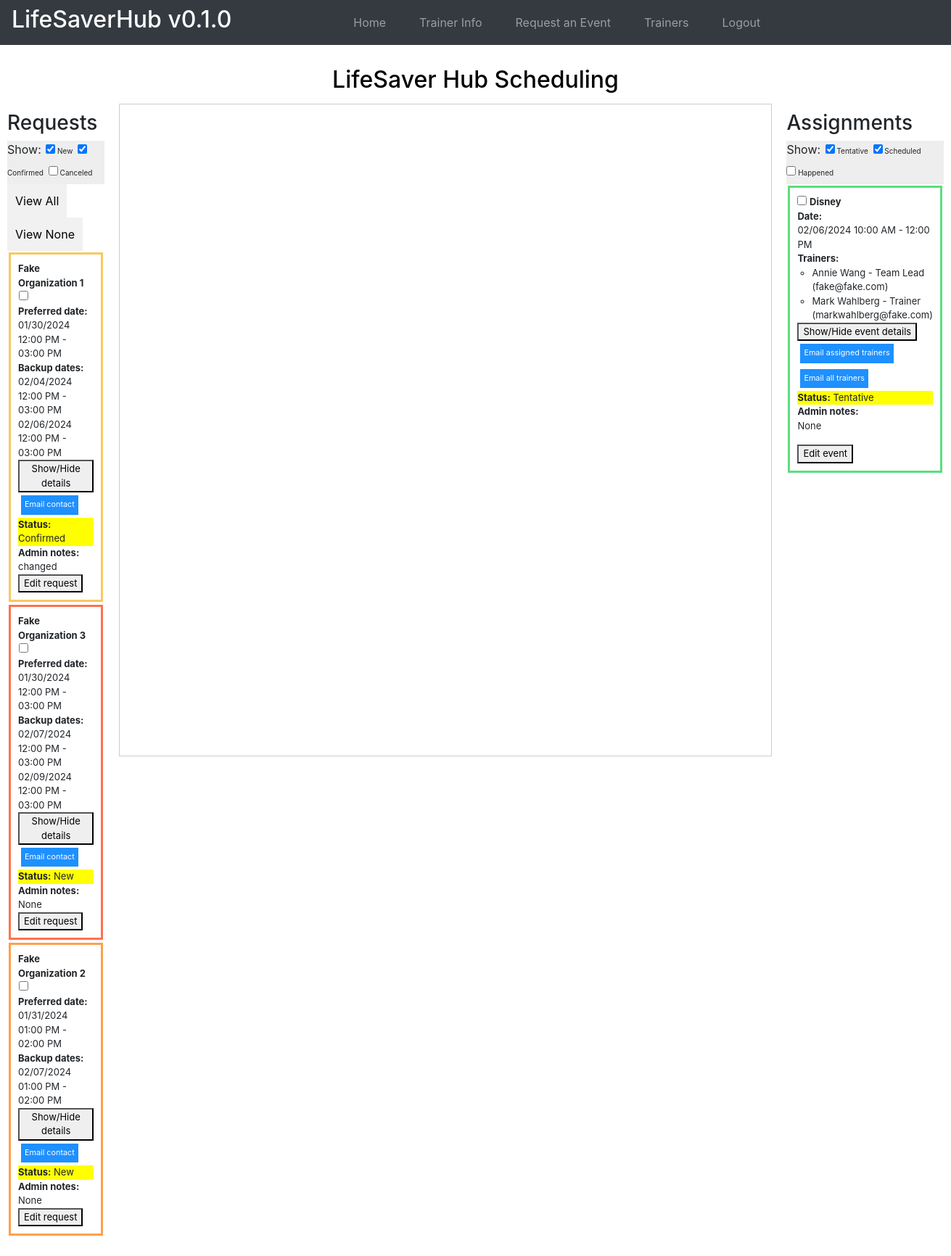
Screenshot of / (signed in) with the database file from the repository.
### website/models.py (models this page shows)
class Event(db.Model):
    id = db.Column(db.Integer, primary_key=True)
    name = db.Column(db.String(50))
    email = db.Column(db.String(50))
    phone = db.Column(db.String(16))
    title = db.Column(db.String(50))
    training_types = db.Column(db.String(500))
    preferred_date = db.relationship('EventDate', secondary=preferred_event_date_association)
    backup_dates = db.relationship('EventDate', secondary=event_date_association)
    mission = db.Column(db.String(500))
    num_learners = db.Column(db.Integer)
    learners = db.Column(db.String(500))
    place = db.Column(db.String(500))
    chairs_tables = db.Column(db.String(300))
    cultural = db.Column(db.String(500))
    content_concerns = db.Column(db.String(500))
    music = db.Column(db.String(300))
    photos = db.Column(db.String(200))
    other_info = db.Column(db.String(1500))
    status = db.Column(db.String(100))
    admin_notes = db.Column(db.String(500))
    assignments = db.relationship('Assignment', backref = 'event', cascade = 'all, delete-orphan', lazy = 'dynamic')

class EventDate(db.Model):
    id = db.Column(db.Integer, primary_key=True)
    start_date = db.Column(db.DateTime(timezone=True))
    end_date = db.Column(db.DateTime(timezone=True))
    formatted_start_date = db.Column(db.String(100))
    formatted_end_time = db.Column(db.String(100))
    iso_formatted_start_date = db.Column(db.String(100))
    iso_formatted_end_date = db.Column(db.String(100))

class Assignment(db.Model):
    id = db.Column(db.Integer, primary_key=True)
    start_date = db.Column(db.DateTime(timezone=True))
    end_date = db.Column(db.DateTime(timezone=True))
    formatted_start_date = db.Column(db.String(100))
    formatted_end_time = db.Column(db.String(100))
    event_id = db.Column(db.Integer, db.ForeignKey('event.id'),
        nullable=False)
    trainer_id = db.Column(db.Integer, db.ForeignKey('trainer.id'),
        nullable=False)
    trainer_status = db.Column(db.String(50))
    isLead = db.Column(db.Boolean,default=False)

class Trainer(db.Model):
    id = db.Column(db.Integer, primary_key=True)
    name = db.Column(db.String(50))
    nickname = db.Column(db.String(50))
    date_of_birth = db.Column(db.Date)
    pronouns = db.Column(db.String(50))
    race_ethnicity = db.Column(db.String(100))
    how_did_you_hear = db.Column(db.String(200))
    phone = db.Column(db.String(16))
    text_or_call = db.Column(db.String(16))
    email = db.Column(db.String(50))
    education = db.Column(db.String(100))
    lifesaver_skills = db.Column(db.String(500))
    relevant_exp = db.Column(db.String(500))
    heartsaver_interest = db.Column(db.String(4))
    gen_avail = db.Column(db.String(500))
    hrs_per_month = db.Column(db.Integer)
    languages = db.Column(db.String(50))
    other_info = db.Column(db.String(1500))
    documents = db.Column(db.String(256))
    status = db.Column(db.String(100))
    assignments = db.relationship('Assignment', backref = 'trainer', cascade = 'all, delete-orphan', lazy = 'dynamic')
    admin_notes = db.Column(db.String(1500))

### website/views.py (the view)
@views.route('/', methods=['GET', 'POST'])
@login_required
def home():
    events = (
        Event.query
        .join(Event.preferred_date).order_by(EventDate.start_date)
    )
    assignments = Assignment.query.all()
    trainers = Trainer.query.all()
    assignments_by_event = []
    for event in events:
        event_assignments = event.assignments.all()
        if (not event_assignments):
            continue
        info = {"event":event,"trainers":[],"assignments":[]}
        for assignment in event_assignments:
            trainer = Trainer.query.filter(Trainer.id == assignment.trainer_id).first()
            role = ""
            if (assignment.isLead):
                role = "Team Lead"
            else:
                role = "Trainer"
            info["trainers"].append({"trainer":trainer,"role":role})
            info["assignments"].append(assignment)
        assignments_by_event.append(info)
    '''
    assignments = Assignment.query.options(
        joinedload(Assignment.event_request)).all()
    for trainer in trainers:
        if trainer.gen_avail:
            trainer.gen_avail.sort(key=lambda date: date.start_date)
    '''
    trainers_data = [{'id': trainer.id, 'name': trainer.name,
                      'gen_avail': trainer.gen_avail} for trainer in trainers]
    return render_template("home.html", user=current_user, events=events, trainers=trainers, assignments=assignments, assignments_by_event=assignments_by_event, trainers_data=trainers_data, event_colors=event_colors, trainer_colors=trainer_colors)

### website/__init__.py (called while the page is built)
def create_app():
    app = Flask(__name__)
    app.config['SECRET_KEY'] = 'hjshjhdjah kjshkjdhjs'
    app.config['SQLALCHEMY_DATABASE_URI'] = f'sqlite:///{DB_NAME}'
    path = os.getcwd()
    UPLOAD_FOLDER = os.path.join(path, 'doc_uploads')
    if not os.path.isdir(UPLOAD_FOLDER):
        os.mkdir(UPLOAD_FOLDER)
    app.config['UPLOAD_FOLDER'] = UPLOAD_FOLDER
    db.init_app(app)
    from .views import views
    from .auth import auth
    app.register_blueprint(views, url_prefix='/')
    app.register_blueprint(auth, url_prefix='/')
    from .models import User
    with app.app_context():
        db.create_all()
    login_manager = LoginManager()
    login_manager.login_view = 'auth.login'
    login_manager.init_app(app)
    @login_manager.user_loader
    def load_user(id):
        return User.query.get(int(id))
    return app

### website/templates/home.html (shortened to what this page needs)
{% extends "base.html" %} {% block title %}Home{% endblock %} {% block content
%}
<div class="page-title">
  <h2>LifeSaver Hub Scheduling</h2>
</div>
<div class="schedule_container">
  <div class="box">
    <h3>Requests</h3>
    <ul class="filterSection">
      Show:
      <li>
          <input checked="true" type="checkbox" value="New"/>
          <label>New</label>
      </li>
      <li>
          <input checked="true" type="checkbox" value="Confirmed"/>
          <label>Confirmed</label>
      </li>
      <li>
        <input type="checkbox" value="Canceled"/>
        <label>Canceled</label>
      </li>
  </ul>
  <div id="checkAll-uncheckAll">
    <input type= "button" onclick= 'check(".event-checkbox")' value= "View All"/>
    <input type= "button" onclick= 'unCheck(".event-checkbox")' value= "View None"/>
  </div>
    <ul class="list-group list-group-flush" id="itemsToFilter">
      {% for event in events %}
      {% if event.status == "New" or event.status == "Confirmed" or event.status == "Canceled"%}
      <li
        id="event_{{event.id}}"
        class="list-group-item {% if event.status == 'Canceled' %} hideItem {% endif %}"
        data-type="{{event.status}}"
        style="border-width: 3px; {% if event.status != 'Canceled' %}border-color: {{ event_colors[(event.id - 1) % event_colors|length][0] }}; {% endif %}"
      >
        <strong>{{event.title}}</strong>
        <input
          type="checkbox"
          class="event-checkbox"
          event-id = "{{ event.id }}"
          value = "{{event.status}}"
        ><br>
        <strong>Preferred date: </strong></br>{% for preferred_date in event.preferred_date %} {{preferred_date.formatted_start_date}} - {{preferred_date.formatted_end_time}}{% endfor %}<br>
        <strong>Backup dates: </strong></br>{% for date in event.backup_dates %} {{date.formatted_start_date}} - {{date.formatted_end_time}}</br>
          {% endfor %}
        <div class="event-details">
          <button name="details_{{event.id}}"class="show-event-details" onClick="showOrHideDropdown(this.name,'event')">Show/Hide details</button>
        </div>
        <div id="email-requester">
          <form id = "email-requester-form" action="mailto: {{event.email}}?subject=CCAS: Event request confirmation" method="post" enctype="text/plain">
            <input type="submit" class="email" value="Email contact">
            </form>
        </div>
    <div class="update-status" style="background-color: yellow;"><strong>Status:</strong> {{event.status}}</div>
    <strong>Admin notes: </strong>{{event.admin_notes}}<br>
        <button id="{{event.id}}"class="update-event-option" onClick="showOrHideDropdown(this.id,'update_div')">Edit request</button>
      </li>
      {% endif %}
      {% endfor %}
    </ul>
  </div>
  <div id="calendar">
  </div>
  <div class="box">
    <h3>Assignments</h3>
    <ul class="filterSection">
      Show:
        <li>
            <input checked="true" type="checkbox" value="Tentative"/>
            <label>Tentative</label>
        </li>
        <li>
          <input checked="true" type="checkbox" value="Scheduled"/>
          <label>Scheduled</label>
        </li>
        <li>
          <input type="checkbox" value="Happened"/>
          <label>Happened</label>
        </li>
    </ul>
    <ul class="list-group list-group-flush" id="itemsToFilter">
      {% for assignment_table in assignments_by_event %}
      {% if assignment_table %}
      <li
        id="assignment_{{assignment_table['event'].id}}"
        class="list-group-item {% if assignment_table['event'].status == 'Canceled' or assignment_table['event'].status == 'Happened'%} hideItem {% endif %}"
        data-type="{{assignment_table['event'].status}}"
        style="border-color: {{ trainer_colors[(assignment_table['event'].id - 1) % trainer_colors|length][0] }}; border-width: 3px;"
      >
        <input
          type="checkbox"
          class="assignment-checkbox"
          assignment-id = "{{ assignment_table['event'].id }}"
          value = "{{assignment_table['event'].status}}"
        >
        <strong>{{assignment_table['event'].title}}</strong><br>
        <strong>Date: </strong></br>{{assignment_table['assignments'][0].formatted_start_date}} - {{assignment_table['assignments'][0].formatted_end_time}}<br>
        <div> <strong>Trainers: </strong><ul style="padding-left: 20px;">{% for trainer in assignment_table['trainers'] %}<li> {{trainer["trainer"].nickname}} - {{trainer["role"]}} </br> ({{trainer["trainer"].email}})</li>{% endfor %}</ul></div>
        <div class="assignment-details">
          <button name="detail_{{assignment_table['event'].id}}"class="show-event-details" onClick="showOrHideDropdown(this.name,'assignment')">Show/Hide event details</button>
        </div>
        <div id="email-trainers">
          <form id = "email-form" action="mailto:{% for trainer in assignment_table['trainers'] %}{{trainer['trainer'].email}}{% if not loop.last %},{% endif %}{% endfor %}?subject=CCAS: Are you available to volunteer for this event?" method="post" enctype="text/plain">
            <input type="submit" class="email" value="Email assigned trainers">
            </form>
            <form id = "email-all-form" action="mailto:{% for trainer in trainers %}{{trainer.email}}{% if not loop.last %},{% endif %}{% endfor %}?subject=CCAS: Volunteers needed!" method="post" enctype="text/plain">
              <input type="submit" class="email" value="Email all trainers">
              </form>
        </div>
    <div class="update-status" style="background-color: yellow;"><strong>Status:</strong> {{assignment_table['event'].status}}</div>
    <strong>Admin notes:</strong><br>
    <p>{{assignment_table['event'].admin_notes}}</p>
        <button class="update-assignment-option" onClick="showEditModalfunction({eventId : {{ assignment_table['event'].id }}, title : '{{ assignment_table['event'].title }}', learners: {{ assignment_table['event'].num_learners }} , startDate : '{{assignment_table['assignments'][0].start_date }}', endDate :  '{{assignment_table['assignments'][0].end_date}}' , formatted_start_date : '{{ assignment_table['assignments'][0].formatted_start_date }}',formatted_end_time : '{{ assignment_table['assignments'][0].formatted_end_time  }}',eventStatus : '{{ assignment_table['event'].status }}',adminNotes : '{{ assignment_table['event'].admin_notes }}',leader:leader_{{assignment_table['event'].id}},trainers : trainersArray_{{assignment_table['event'].id}}})">Edit event</button>
      </li>
      {% endif %}
      {% endfor %}
    </ul>
  </div>
</div>
<div>
  <br />
  <br />
</div>
{% endblock %}

### website/static/styles/web.css (style rules this page uses)
.schedule_container { display: grid; grid-template-columns: 1fr 3fr 1fr; gap: 10px; width: 100%; box-sizing: border-box; }
#calendar { width: 900px; height: 900px; border: 1px solid #ccc; }
.page-title { display: flex; align-items: center; justify-content: center; color: black; padding: 5px; }
.list-group-item { margin: 2px !important; padding: 10px !important; font-size: small; }
body { margin: 0; justify-content: center; align-items: center; }
.box { padding: 10px; }
.email { font-size:smaller; padding: 4px; margin: 4px; }
.filterSection li { list-style: none; margin: 0px; padding: 2px; font-size:10px; display: inline; }
.filterSection { margin: 0px; padding: 0px; background-color: #EEEEEE; }
.event-checkbox { margin-left: 1px; }
input { border: 1px solid transparent; background-color: #f1f1f1; padding: 10px; font-size: 16px; }
input[type=submit] { background-color: DodgerBlue; color: #fff; }

### rows the page displays
Event: title "Fake Organization 1", status "Confirmed", admin_notes "changed"
EventDate: formatted_start_date "01/30/2024 12:00 PM", formatted_end_time "03:00 PM"
EventDate: formatted_start_date "02/04/2024 12:00 PM", formatted_end_time "03:00 PM"
EventDate: formatted_start_date "02/06/2024 12:00 PM", formatted_end_time "03:00 PM"
Event: title "Fake Organization 3", status "New", admin_notes "None"
EventDate: formatted_start_date "01/30/2024 12:00 PM", formatted_end_time "03:00 PM"
EventDate: formatted_start_date "02/07/2024 12:00 PM", formatted_end_time "03:00 PM"
EventDate: formatted_start_date "02/09/2024 12:00 PM", formatted_end_time "03:00 PM"
Event: title "Fake Organization 2", status "New", admin_notes "None"
EventDate: formatted_start_date "01/31/2024 01:00 PM", formatted_end_time "02:00 PM"
EventDate: formatted_start_date "02/07/2024 01:00 PM", formatted_end_time "02:00 PM"
Event: event "Disney", event.status "Tentative", event.admin_notes "None"
Assignment: formatted_start_date "02/06/2024 10:00 AM", formatted_end_time "12:00 PM"
Trainer: trainer.nickname "Annie Wang", trainer.email "fake@fake.com"
Trainer: trainer.nickname "Mark Wahlberg", trainer.email "markwahlberg@fake.com"

### other values shown
{{ trainer["role"] }} "Team Lead" "Trainer"
